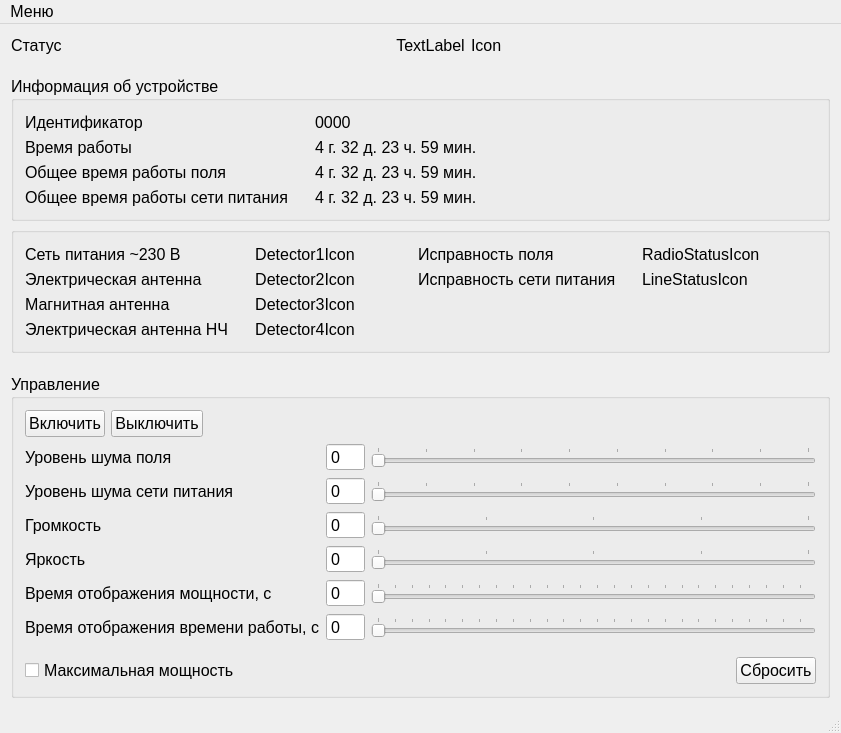
<?xml version="1.0" encoding="UTF-8"?>
<ui version="4.0">
 <class>MainWindow</class>
 <widget class="QMainWindow" name="MainWindow">
  <property name="geometry">
   <rect>
    <x>0</x>
    <y>0</y>
    <width>841</width>
    <height>707</height>
   </rect>
  </property>
  <property name="sizePolicy">
   <sizepolicy hsizetype="Preferred" vsizetype="Preferred">
    <horstretch>0</horstretch>
    <verstretch>0</verstretch>
   </sizepolicy>
  </property>
  <property name="font">
   <font>
    <pointsize>12</pointsize>
   </font>
  </property>
  <property name="windowTitle">
   <string>Покров</string>
  </property>
  <widget class="QWidget" name="centralWidget">
   <layout class="QVBoxLayout" name="verticalLayout_2">
    <item>
     <layout class="QHBoxLayout" name="horizontalLayout">
      <item>
       <widget class="QLabel" name="label_3">
        <property name="text">
         <string>Статус</string>
        </property>
       </widget>
      </item>
      <item>
       <spacer name="horizontalSpacer_4">
        <property name="orientation">
         <enum>Qt::Horizontal</enum>
        </property>
        <property name="sizeHint" stdset="0">
         <size>
          <width>40</width>
          <height>20</height>
         </size>
        </property>
       </spacer>
      </item>
      <item>
       <widget class="QLabel" name="statusLabel">
        <property name="text">
         <string>TextLabel</string>
        </property>
        <property name="alignment">
         <set>Qt::AlignCenter</set>
        </property>
       </widget>
      </item>
      <item>
       <widget class="QLabel" name="statusIconLabel">
        <property name="text">
         <string>Icon</string>
        </property>
       </widget>
      </item>
      <item>
       <spacer name="horizontalSpacer_3">
        <property name="orientation">
         <enum>Qt::Horizontal</enum>
        </property>
        <property name="sizeHint" stdset="0">
         <size>
          <width>40</width>
          <height>20</height>
         </size>
        </property>
       </spacer>
      </item>
     </layout>
    </item>
    <item>
     <spacer name="verticalSpacer">
      <property name="orientation">
       <enum>Qt::Vertical</enum>
      </property>
      <property name="sizeType">
       <enum>QSizePolicy::Fixed</enum>
      </property>
      <property name="sizeHint" stdset="0">
       <size>
        <width>20</width>
        <height>15</height>
       </size>
      </property>
     </spacer>
    </item>
    <item>
     <widget class="QGroupBox" name="infoGroupBox">
      <property name="title">
       <string>Информация об устройстве</string>
      </property>
      <layout class="QGridLayout" name="gridLayout_2">
       <item row="0" column="3">
        <spacer name="horizontalSpacer">
         <property name="orientation">
          <enum>Qt::Horizontal</enum>
         </property>
         <property name="sizeHint" stdset="0">
          <size>
           <width>40</width>
           <height>20</height>
          </size>
         </property>
        </spacer>
       </item>
       <item row="0" column="2">
        <widget class="QLabel" name="idLabel">
         <property name="text">
          <string>0000</string>
         </property>
        </widget>
       </item>
       <item row="0" column="1">
        <spacer name="horizontalSpacer_2">
         <property name="orientation">
          <enum>Qt::Horizontal</enum>
         </property>
         <property name="sizeType">
          <enum>QSizePolicy::Fixed</enum>
         </property>
         <property name="sizeHint" stdset="0">
          <size>
           <width>20</width>
           <height>20</height>
          </size>
         </property>
        </spacer>
       </item>
       <item row="1" column="0">
        <widget class="QLabel" name="workTimeNameLabel">
         <property name="text">
          <string>Время работы</string>
         </property>
        </widget>
       </item>
       <item row="0" column="0">
        <widget class="QLabel" name="label_4">
         <property name="text">
          <string>Идентификатор</string>
         </property>
        </widget>
       </item>
       <item row="2" column="2">
        <widget class="QLabel" name="etherTotalWorkTimeForCurrentLevelLabel">
         <property name="text">
          <string>4 г. 32 д. 23 ч. 59 мин.</string>
         </property>
        </widget>
       </item>
       <item row="2" column="0">
        <widget class="QLabel" name="etherTotalWorkTimeForCurrentLevelNameLabel">
         <property name="text">
          <string>Общее время работы поля</string>
         </property>
        </widget>
       </item>
       <item row="1" column="2">
        <widget class="QLabel" name="workTimeLabel">
         <property name="text">
          <string>4 г. 32 д. 23 ч. 59 мин.</string>
         </property>
        </widget>
       </item>
       <item row="3" column="0">
        <widget class="QLabel" name="lineTotalWorkTimeForCurrentLevelNameLabel">
         <property name="text">
          <string>Общее время работы сети питания</string>
         </property>
        </widget>
       </item>
       <item row="3" column="2">
        <widget class="QLabel" name="lineTotalWorkTimeForCurrentLevelLabel">
         <property name="text">
          <string>4 г. 32 д. 23 ч. 59 мин.</string>
         </property>
        </widget>
       </item>
      </layout>
     </widget>
    </item>
    <item>
     <widget class="QGroupBox" name="groupBox">
      <property name="title">
       <string/>
      </property>
      <layout class="QGridLayout" name="gridLayout_3">
       <item row="0" column="1">
        <spacer name="horizontalSpacer_7">
         <property name="orientation">
          <enum>Qt::Horizontal</enum>
         </property>
         <property name="sizeType">
          <enum>QSizePolicy::Fixed</enum>
         </property>
         <property name="sizeHint" stdset="0">
          <size>
           <width>20</width>
           <height>20</height>
          </size>
         </property>
        </spacer>
       </item>
       <item row="0" column="2">
        <widget class="QLabel" name="detector1IconLabel">
         <property name="text">
          <string>Detector1Icon</string>
         </property>
         <property name="alignment">
          <set>Qt::AlignCenter</set>
         </property>
        </widget>
       </item>
       <item row="0" column="4">
        <widget class="QLabel" name="label_8">
         <property name="text">
          <string>Исправность поля</string>
         </property>
        </widget>
       </item>
       <item row="1" column="2">
        <widget class="QLabel" name="detector2IconLabel">
         <property name="text">
          <string>Detector2Icon</string>
         </property>
         <property name="alignment">
          <set>Qt::AlignCenter</set>
         </property>
        </widget>
       </item>
       <item row="2" column="0">
        <widget class="QLabel" name="label_10">
         <property name="text">
          <string>Магнитная антенна</string>
         </property>
        </widget>
       </item>
       <item row="0" column="6">
        <widget class="QLabel" name="radioStatusIconLabel">
         <property name="text">
          <string>RadioStatusIcon</string>
         </property>
        </widget>
       </item>
       <item row="1" column="4">
        <widget class="QLabel" name="label_12">
         <property name="text">
          <string>Исправность сети питания</string>
         </property>
        </widget>
       </item>
       <item row="2" column="2">
        <widget class="QLabel" name="detector3IconLabel">
         <property name="text">
          <string>Detector3Icon</string>
         </property>
         <property name="alignment">
          <set>Qt::AlignCenter</set>
         </property>
        </widget>
       </item>
       <item row="3" column="0">
        <widget class="QLabel" name="label_11">
         <property name="text">
          <string>Электрическая антенна НЧ</string>
         </property>
        </widget>
       </item>
       <item row="0" column="3">
        <spacer name="horizontalSpacer_8">
         <property name="orientation">
          <enum>Qt::Horizontal</enum>
         </property>
         <property name="sizeHint" stdset="0">
          <size>
           <width>40</width>
           <height>20</height>
          </size>
         </property>
        </spacer>
       </item>
       <item row="3" column="2">
        <widget class="QLabel" name="detector4IconLabel">
         <property name="text">
          <string>Detector4Icon</string>
         </property>
         <property name="alignment">
          <set>Qt::AlignCenter</set>
         </property>
        </widget>
       </item>
       <item row="0" column="0">
        <widget class="QLabel" name="label_7">
         <property name="text">
          <string>Сеть питания ~230 В</string>
         </property>
        </widget>
       </item>
       <item row="1" column="0">
        <widget class="QLabel" name="label_9">
         <property name="text">
          <string>Электрическая антенна</string>
         </property>
        </widget>
       </item>
       <item row="1" column="6">
        <widget class="QLabel" name="lineStatusIconLabel">
         <property name="text">
          <string>LineStatusIcon</string>
         </property>
        </widget>
       </item>
       <item row="0" column="7">
        <spacer name="horizontalSpacer_5">
         <property name="orientation">
          <enum>Qt::Horizontal</enum>
         </property>
         <property name="sizeHint" stdset="0">
          <size>
           <width>40</width>
           <height>20</height>
          </size>
         </property>
        </spacer>
       </item>
       <item row="0" column="5">
        <spacer name="horizontalSpacer_9">
         <property name="orientation">
          <enum>Qt::Horizontal</enum>
         </property>
         <property name="sizeType">
          <enum>QSizePolicy::Fixed</enum>
         </property>
         <property name="sizeHint" stdset="0">
          <size>
           <width>20</width>
           <height>20</height>
          </size>
         </property>
        </spacer>
       </item>
      </layout>
     </widget>
    </item>
    <item>
     <spacer name="verticalSpacer_2">
      <property name="orientation">
       <enum>Qt::Vertical</enum>
      </property>
      <property name="sizeType">
       <enum>QSizePolicy::Fixed</enum>
      </property>
      <property name="sizeHint" stdset="0">
       <size>
        <width>20</width>
        <height>15</height>
       </size>
      </property>
     </spacer>
    </item>
    <item>
     <widget class="QGroupBox" name="managementGroupBox">
      <property name="title">
       <string>Управление</string>
      </property>
      <layout class="QVBoxLayout" name="verticalLayout">
       <item>
        <layout class="QGridLayout" name="gridLayout">
         <item row="6" column="1">
          <widget class="QSpinBox" name="showTimeIntervalSpinBox">
           <property name="buttonSymbols">
            <enum>QAbstractSpinBox::NoButtons</enum>
           </property>
           <property name="maximum">
            <number>255</number>
           </property>
          </widget>
         </item>
         <item row="5" column="0">
          <widget class="QLabel" name="showPowerIntervalLabel">
           <property name="text">
            <string>Время отображения мощности, с</string>
           </property>
          </widget>
         </item>
         <item row="5" column="1">
          <widget class="QSpinBox" name="showPowerIntervalSpinBox">
           <property name="buttonSymbols">
            <enum>QAbstractSpinBox::NoButtons</enum>
           </property>
           <property name="maximum">
            <number>255</number>
           </property>
          </widget>
         </item>
         <item row="6" column="2">
          <widget class="QSlider" name="showTimeIntervalHorizontalSlider">
           <property name="maximum">
            <number>255</number>
           </property>
           <property name="pageStep">
            <number>1</number>
           </property>
           <property name="tracking">
            <bool>false</bool>
           </property>
           <property name="orientation">
            <enum>Qt::Horizontal</enum>
           </property>
           <property name="tickPosition">
            <enum>QSlider::TicksAbove</enum>
           </property>
           <property name="tickInterval">
            <number>10</number>
           </property>
          </widget>
         </item>
         <item row="6" column="0">
          <widget class="QLabel" name="showTimeIntervalLabel">
           <property name="text">
            <string>Время отображения времени работы, с</string>
           </property>
          </widget>
         </item>
         <item row="2" column="2">
          <widget class="QSlider" name="linePowerLevelHorizontalSlider">
           <property name="minimumSize">
            <size>
             <width>300</width>
             <height>0</height>
            </size>
           </property>
           <property name="maximum">
            <number>9</number>
           </property>
           <property name="pageStep">
            <number>1</number>
           </property>
           <property name="tracking">
            <bool>false</bool>
           </property>
           <property name="orientation">
            <enum>Qt::Horizontal</enum>
           </property>
           <property name="tickPosition">
            <enum>QSlider::TicksAbove</enum>
           </property>
          </widget>
         </item>
         <item row="1" column="0">
          <widget class="QLabel" name="label_2">
           <property name="text">
            <string>Уровень шума поля</string>
           </property>
          </widget>
         </item>
         <item row="1" column="1">
          <widget class="QSpinBox" name="etherPowerLevelSpinBox">
           <property name="buttonSymbols">
            <enum>QAbstractSpinBox::NoButtons</enum>
           </property>
           <property name="maximum">
            <number>9</number>
           </property>
          </widget>
         </item>
         <item row="2" column="0">
          <widget class="QLabel" name="label">
           <property name="text">
            <string>Уровень шума сети питания</string>
           </property>
          </widget>
         </item>
         <item row="3" column="2">
          <widget class="QSlider" name="volumeHorizontalSlider">
           <property name="minimum">
            <number>1</number>
           </property>
           <property name="maximum">
            <number>5</number>
           </property>
           <property name="pageStep">
            <number>1</number>
           </property>
           <property name="tracking">
            <bool>false</bool>
           </property>
           <property name="orientation">
            <enum>Qt::Horizontal</enum>
           </property>
           <property name="tickPosition">
            <enum>QSlider::TicksAbove</enum>
           </property>
          </widget>
         </item>
         <item row="5" column="2">
          <widget class="QSlider" name="showPowerIntervalHorizontalSlider">
           <property name="maximum">
            <number>255</number>
           </property>
           <property name="pageStep">
            <number>1</number>
           </property>
           <property name="tracking">
            <bool>false</bool>
           </property>
           <property name="orientation">
            <enum>Qt::Horizontal</enum>
           </property>
           <property name="tickPosition">
            <enum>QSlider::TicksAbove</enum>
           </property>
           <property name="tickInterval">
            <number>10</number>
           </property>
          </widget>
         </item>
         <item row="3" column="1">
          <widget class="QSpinBox" name="volumeSpinBox">
           <property name="buttonSymbols">
            <enum>QAbstractSpinBox::NoButtons</enum>
           </property>
           <property name="maximum">
            <number>5</number>
           </property>
          </widget>
         </item>
         <item row="3" column="0">
          <widget class="QLabel" name="label_5">
           <property name="text">
            <string>Громкость</string>
           </property>
          </widget>
         </item>
         <item row="1" column="2">
          <widget class="QSlider" name="etherPowerLevelHorizontalSlider">
           <property name="minimumSize">
            <size>
             <width>300</width>
             <height>0</height>
            </size>
           </property>
           <property name="maximum">
            <number>9</number>
           </property>
           <property name="pageStep">
            <number>1</number>
           </property>
           <property name="tracking">
            <bool>false</bool>
           </property>
           <property name="orientation">
            <enum>Qt::Horizontal</enum>
           </property>
           <property name="tickPosition">
            <enum>QSlider::TicksAbove</enum>
           </property>
           <property name="tickInterval">
            <number>1</number>
           </property>
          </widget>
         </item>
         <item row="2" column="1">
          <widget class="QSpinBox" name="linePowerLevelSpinBox">
           <property name="buttonSymbols">
            <enum>QAbstractSpinBox::NoButtons</enum>
           </property>
           <property name="maximum">
            <number>9</number>
           </property>
          </widget>
         </item>
         <item row="4" column="0">
          <widget class="QLabel" name="label_6">
           <property name="text">
            <string>Яркость</string>
           </property>
          </widget>
         </item>
         <item row="4" column="2">
          <widget class="QSlider" name="brightnessHorizontalSlider">
           <property name="minimum">
            <number>1</number>
           </property>
           <property name="maximum">
            <number>5</number>
           </property>
           <property name="pageStep">
            <number>1</number>
           </property>
           <property name="tracking">
            <bool>false</bool>
           </property>
           <property name="orientation">
            <enum>Qt::Horizontal</enum>
           </property>
           <property name="tickPosition">
            <enum>QSlider::TicksAbove</enum>
           </property>
          </widget>
         </item>
         <item row="4" column="1">
          <widget class="QSpinBox" name="brightnessSpinBox">
           <property name="buttonSymbols">
            <enum>QAbstractSpinBox::NoButtons</enum>
           </property>
           <property name="maximum">
            <number>5</number>
           </property>
          </widget>
         </item>
         <item row="0" column="0" colspan="3">
          <layout class="QHBoxLayout" name="horizontalLayout_3">
           <item>
            <widget class="QPushButton" name="onPushButton">
             <property name="text">
              <string>Включить</string>
             </property>
             <property name="checkable">
              <bool>true</bool>
             </property>
             <property name="checked">
              <bool>false</bool>
             </property>
             <property name="flat">
              <bool>false</bool>
             </property>
            </widget>
           </item>
           <item>
            <widget class="QPushButton" name="offPushButton">
             <property name="text">
              <string>Выключить</string>
             </property>
             <property name="checkable">
              <bool>true</bool>
             </property>
            </widget>
           </item>
           <item>
            <spacer name="horizontalSpacer_10">
             <property name="orientation">
              <enum>Qt::Horizontal</enum>
             </property>
             <property name="sizeHint" stdset="0">
              <size>
               <width>40</width>
               <height>20</height>
              </size>
             </property>
            </spacer>
           </item>
          </layout>
         </item>
        </layout>
       </item>
       <item>
        <spacer name="verticalSpacer_3">
         <property name="orientation">
          <enum>Qt::Vertical</enum>
         </property>
         <property name="sizeType">
          <enum>QSizePolicy::Fixed</enum>
         </property>
         <property name="sizeHint" stdset="0">
          <size>
           <width>20</width>
           <height>10</height>
          </size>
         </property>
        </spacer>
       </item>
       <item>
        <layout class="QHBoxLayout" name="horizontalLayout_2">
         <item>
          <widget class="QCheckBox" name="boostCheckBox">
           <property name="text">
            <string>Максимальная мощность</string>
           </property>
          </widget>
         </item>
         <item>
          <spacer name="horizontalSpacer_6">
           <property name="orientation">
            <enum>Qt::Horizontal</enum>
           </property>
           <property name="sizeHint" stdset="0">
            <size>
             <width>40</width>
             <height>20</height>
            </size>
           </property>
          </spacer>
         </item>
         <item>
          <widget class="QPushButton" name="resetPushButton">
           <property name="text">
            <string>Сбросить</string>
           </property>
          </widget>
         </item>
        </layout>
       </item>
      </layout>
     </widget>
    </item>
   </layout>
  </widget>
  <widget class="QMenuBar" name="menuBar">
   <property name="geometry">
    <rect>
     <x>0</x>
     <y>0</y>
     <width>841</width>
     <height>27</height>
    </rect>
   </property>
   <property name="font">
    <font>
     <pointsize>12</pointsize>
    </font>
   </property>
   <widget class="QMenu" name="menu">
    <property name="font">
     <font>
      <family>MS Shell Dlg 2</family>
      <pointsize>12</pointsize>
     </font>
    </property>
    <property name="title">
     <string>Меню</string>
    </property>
    <addaction name="settingsAction"/>
    <addaction name="setDeviceIPAction"/>
   </widget>
   <addaction name="menu"/>
  </widget>
  <widget class="QStatusBar" name="statusBar"/>
  <action name="settingsAction">
   <property name="text">
    <string>Настройки</string>
   </property>
   <property name="font">
    <font>
     <pointsize>12</pointsize>
    </font>
   </property>
  </action>
  <action name="setDeviceIPAction">
   <property name="text">
    <string>Изменить адрес на устройстве</string>
   </property>
  </action>
 </widget>
 <layoutdefault spacing="6" margin="11"/>
 <tabstops>
  <tabstop>etherPowerLevelSpinBox</tabstop>
  <tabstop>etherPowerLevelHorizontalSlider</tabstop>
  <tabstop>linePowerLevelSpinBox</tabstop>
  <tabstop>linePowerLevelHorizontalSlider</tabstop>
  <tabstop>volumeSpinBox</tabstop>
  <tabstop>volumeHorizontalSlider</tabstop>
  <tabstop>brightnessSpinBox</tabstop>
  <tabstop>brightnessHorizontalSlider</tabstop>
  <tabstop>showPowerIntervalSpinBox</tabstop>
  <tabstop>showPowerIntervalHorizontalSlider</tabstop>
  <tabstop>showTimeIntervalSpinBox</tabstop>
  <tabstop>showTimeIntervalHorizontalSlider</tabstop>
  <tabstop>resetPushButton</tabstop>
 </tabstops>
 <resources/>
 <connections/>
</ui>
